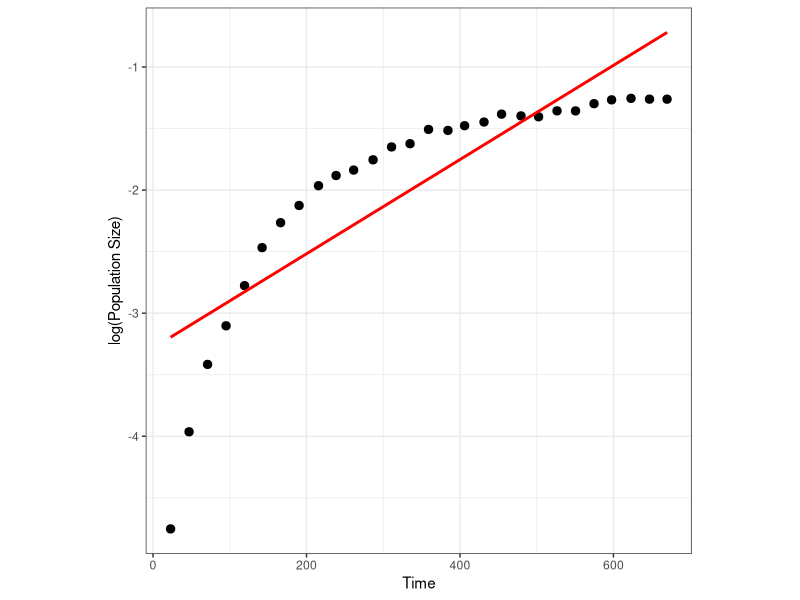

The R script that drew this image:
# Author: Uva Fung u.fung21@imperial.ac.uk
# Date: Nov 23, 2021
# File name: ModFitting.R
# Description: This script imports modified data for model fitting. 


rm(list=ls())
require(ggplot2)
require(minpack.lm)

data = read.csv("../data/ModifiedLogisticGrowthData.csv") # import modified data into script
Subset_ID95 <- subset(data, ID_no == "95", select=X:ID_no) # Subset data with ID 95


########### Model fitting -- OLS #############
OLS_ID95 <- lm(LogPopBio ~ Time, data = Subset_ID95) # fit lm with log scale
summary(OLS_ID95)

ggplot(Subset_ID95, aes(x = Time, y = LogPopBio)) + 
  geom_point(size = 2.5) + 
  geom_smooth(method = "lm", col = "red", se = F) + 
  theme_bw() +
  theme(aspect.ratio=1) +
  labs(x = "Time", y = "log(Population Size)")
